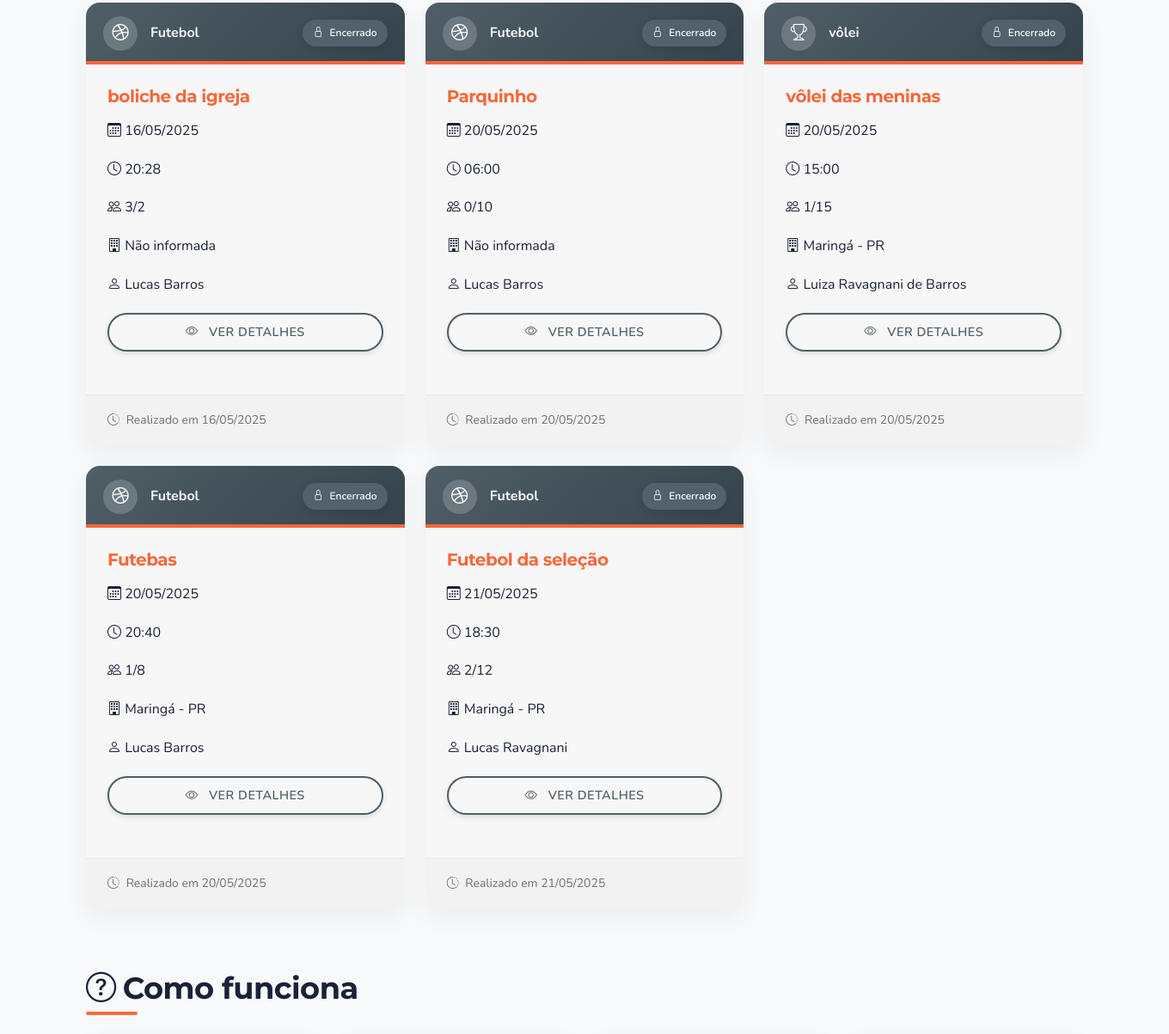
Before: / (middle part) with the older database file.
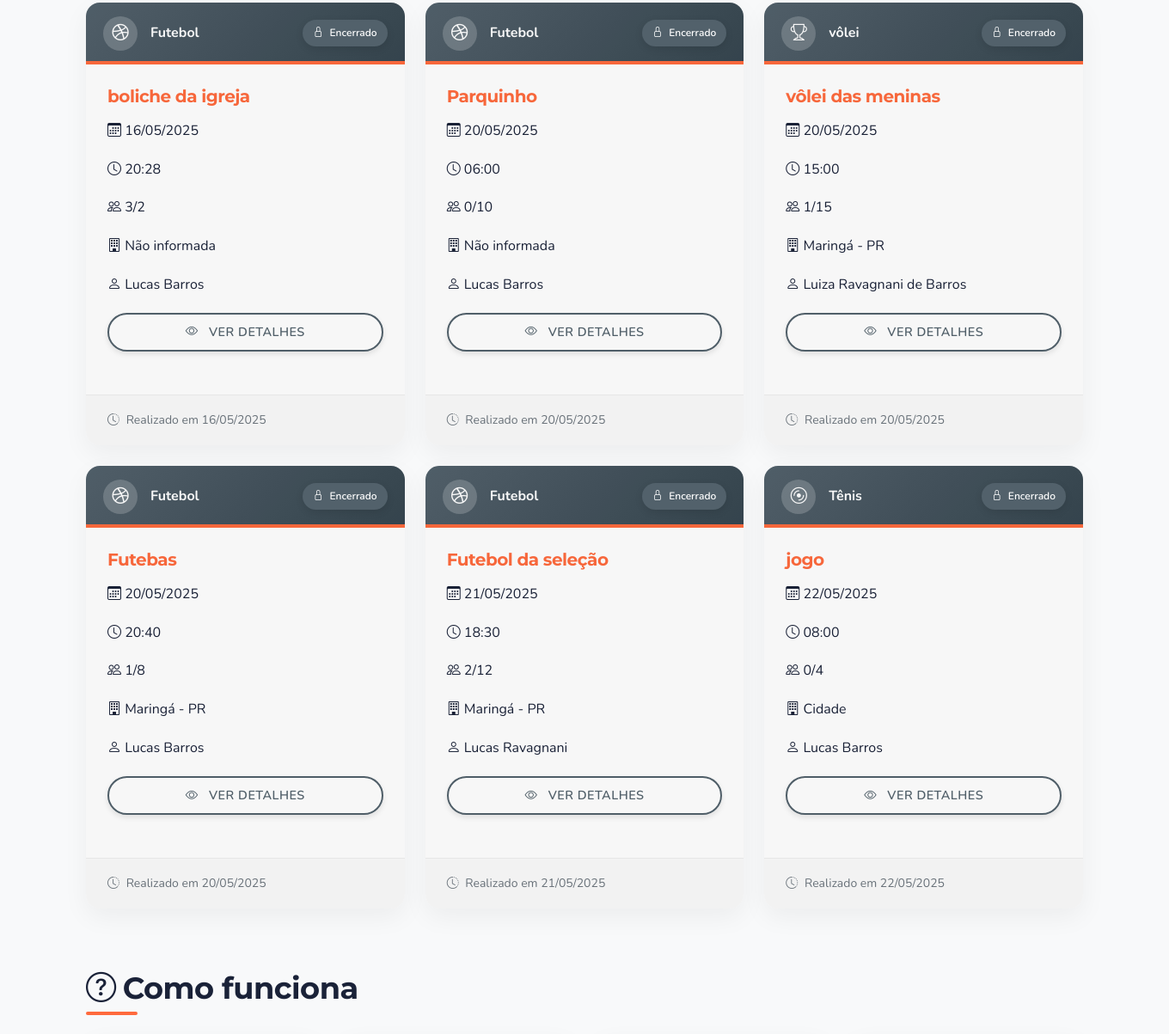
After: the same page with the newer database file.
### app/models/models.py (models this page shows, shortened)
class Room(db.Model):
    __tablename__ = 'rooms'
    id = db.Column(db.Integer, primary_key=True)
    name = db.Column(db.String(100), nullable=False)
    sport = db.Column(db.String(50), nullable=False)
    date = db.Column(db.DateTime, nullable=False)
    max_participants = db.Column(db.Integer, nullable=False)
    description = db.Column(db.Text, nullable=True)
    link_code = db.Column(db.String(10), unique=True, nullable=False)
    created_at = db.Column(db.DateTime, default=datetime.utcnow)
    is_active = db.Column(db.Boolean, default=True)
    creator_id = db.Column(db.Integer, db.ForeignKey('users.id'), nullable=False)
    is_private = db.Column(db.Boolean, default=False)
    location = db.Column(db.String(200), nullable=True)
    city = db.Column(db.String(100), nullable=False)
    valor = db.Column(db.Float, nullable=False, default=0.0)  # Valor por participante
    court_id = db.Column(db.Integer, db.ForeignKey('courts.id'), nullable=True)
    duration_hours = db.Column(db.Float, nullable=False, default=1.0)  # Duração em horas
    end_time = db.Column(db.DateTime, nullable=True)  # Horário de término calculado
    participants = db.relationship('Participant', backref='room', lazy=True)
    def get_active_participants(self):
        active_participants = [p for p in self.participants if p.is_active]
        active_participants.sort(key=lambda p: p.registered_at)
        print(f"Sala {self.name} (ID: {self.id}) - Participantes ativos: {len(active_participants)}")
        for i, p in enumerate(active_participants):
            status = "Confirmado" if i < self.max_participants else "Lista de espera"
            print(f"  {i+1}. {p.user.name} - Registrado em: {p.registered_at} - Status: {status}")
        return active_participants

class User(db.Model, UserMixin):
    __tablename__ = 'users'
    id = db.Column(db.Integer, primary_key=True)
    username = db.Column(db.String(50), unique=True, nullable=False)
    email = db.Column(db.String(100), unique=True, nullable=False)
    password_hash = db.Column(db.String(200), nullable=False)
    name = db.Column(db.String(100), nullable=False)
    created_at = db.Column(db.DateTime, default=datetime.utcnow)
    is_active = db.Column(db.Boolean, default=True)
    rooms_created = db.relationship('Room', backref='creator', lazy=True, foreign_keys='Room.creator_id')
    participations = db.relationship('Participant', backref='user', lazy=True)

### app/controllers/main_routes.py (the view)
@main_bp.route('/')
def index():
    search_form = SearchRoomForm()
    sport_filter = request.args.get('sport')
    city_filter = request.args.get('city')
    rooms_query = Room.query.filter(Room.is_active == True, Room.is_private == False)
    if sport_filter:
        rooms_query = rooms_query.filter(Room.sport.ilike(f'%{sport_filter}%'))
    if city_filter:
        rooms_query = rooms_query.filter(Room.city == city_filter)
    rooms = rooms_query.order_by(Room.date).all()
    now = datetime.utcnow()
    upcoming_rooms = [room for room in rooms if room.date > now]
    past_rooms = [room for room in rooms if room.date <= now]
    user_participations = []
    if current_user.is_authenticated:
        user_participations = [p.room_id for p in current_user.participations if p.is_active]
    return render_template('index.html',
                          upcoming_rooms=upcoming_rooms,
                          past_rooms=past_rooms,
                          search_form=search_form,
                          user_participations=user_participations)

### app/templates/index.html (shortened to what this page needs)
{% extends 'layout.html' %}
{% block content %}
{% if past_rooms %}
    <div class="row">
        {% for room in past_rooms %}
            <div class="col-md-4 mb-4">
                <div class="card room-card h-100 past-room">
                    <div class="status-badge status-closed">
                        <i class="bi bi-lock me-1"></i> Encerrado
                    </div>
                    <div class="card-header bg-secondary">
                        <span class="sport-icon">
                            {% if room.sport|lower == 'futebol' %}
                                <i class="bi bi-dribbble"></i>
                            {% elif room.sport|lower == 'vôlei' or room.sport|lower == 'volei' %}
                                <i class="bi bi-broadcast"></i>
                            {% elif room.sport|lower == 'basquete' %}
                                <i class="bi bi-dribbble"></i>
                            {% elif room.sport|lower == 'tênis' or room.sport|lower == 'tenis' %}
                                <i class="bi bi-disc"></i>
                            {% else %}
                                <i class="bi bi-trophy"></i>
                            {% endif %}
                        </span>
                        {{ room.sport }}
                    </div>
                    <div class="card-body">
                        <h5 class="card-title">{{ room.name }}</h5>
                        <div class="room-info">
                            <p class="room-detail">
                                <i class="bi bi-calendar3"></i>
                                <span>{{ room.date.strftime('%d/%m/%Y') }}</span>
                            </p>
                            <p class="room-detail">
                                <i class="bi bi-clock"></i>
                                <span>{{ room.date.strftime('%H:%M') }}</span>
                            </p>
                            <p class="room-detail">
                                <i class="bi bi-people"></i>
                                <span>{{ room.get_active_participants()|length }}/{{ room.max_participants }}</span>
                            </p>
                            <p class="room-detail">
                                <i class="bi bi-building"></i>
                                <span>{{ room.city }}</span>
                            </p>
                            <p class="room-detail">
                                <i class="bi bi-person"></i>
                                <span>{{ room.creator.name }}</span>
                            </p>
                        </div>
                        <div class="d-grid gap-2 mt-3">
                            <a href="{{ url_for('room.view_room', link_code=room.link_code) }}" class="btn btn-outline-secondary">
                                <i class="bi bi-eye me-2"></i> Ver detalhes
                            </a>
                        </div>
                    </div>
                    <div class="card-footer text-muted">
                        <small><i class="bi bi-clock-history me-1"></i> Realizado em {{ room.date.strftime('%d/%m/%Y') }}</small>
                    </div>
                </div>
            </div>
        {% endfor %}
    </div>
{% endif %}
<div class="how-it-works mt-5 mb-5" data-aos="fade-up">
    <h2 class="section-title mb-4">
        <i class="bi bi-question-circle me-2"></i>Como funciona
    </h2>
    <div class="row g-4">
    </div>
</div>
{% endblock %}

### app/templates/layout.html (shortened to what this page needs)
<!DOCTYPE html>
<html lang="pt-BR">
<head>
    <link href="https://cdn.jsdelivr.net/npm/bootstrap@5.1.3/dist/css/bootstrap.min.css" rel="stylesheet">
    <link rel="stylesheet" href="https://cdn.jsdelivr.net/npm/bootstrap-icons@1.8.1/font/bootstrap-icons.css">
    <link rel="stylesheet" href="{{ url_for('static', filename='css/style.css') }}">
    <link rel="stylesheet" href="https://unpkg.com/aos@next/dist/aos.css" />
</head>
<body>
    <div class="container main-container">
        <div class="fade-in content-visible">
            {% block content %}{% endblock %}
        </div>
    </div>
</body>
</html>

### app/static/css/style.css (style rules this page uses)
:root { --primary: #1A2238; --primary-light: #2D3A5C; --secondary: #FF6A3D; --secondary-light: #FF8D6B; --accent: #9DAAF2; --accent-light: #BFC8F7; --success: #38B000; --success-light: #57CC14; --danger: #F71735; --warning: #FFBD00; --light: #F4F7F9; --dark: #0B132B; --gray: #94A1B2; --gray-light: #C7D0D9; --gray-dark: #52616B; --body-bg: #F8F9FA; --text-color: #1A2238; --border-radius: 8px; --border-radius-lg: 16px; --box-shadow: 0 6px 15px rgba(0, 0, 0, 0.08); --box-shadow-hover: 0 10px 25px rgba(0, 0, 0, 0.15); --transition: all 0.3s cubic-bezier(0.25, 0.8, 0.25, 1); --font-heading: 'Montserrat', 'Segoe UI', sans-serif; --font-body: 'Nunito', 'Segoe UI', sans-serif; }
body { min-height: 100vh; display: flex; flex-direction: column; font-family: var(--font-body); background-color: var(--body-bg); color: var(--text-color); line-height: 1.6; }
.card-header { background-color: var(--primary); color: white; }
.container { max-width: 1200px; padding: 0 20px; }
h1, h2, h3, h4, h5, h6 { font-family: var(--font-heading); font-weight: 700; letter-spacing: -0.5px; color: var(--primary); margin-bottom: 1rem; }
h2 { font-size: 2.2rem; position: relative; }
h2.section-title { padding-bottom: 10px; margin-bottom: 25px; }
h2.section-title:after { content: ''; position: absolute; left: 0; bottom: 0; height: 4px; width: 60px; background: var(--secondary); border-radius: 2px; }
a { color: var(--secondary); text-decoration: none; transition: var(--transition); }
p { margin-bottom: 1.2rem; }
[data-aos] { pointer-events: auto !important; }
.content-visible { opacity: 1 !important; transform: none !important; visibility: visible !important; }
.btn { border-radius: 25px; font-weight: 600; padding: 10px 22px; transition: var(--transition); border: none; box-shadow: 0 3px 6px rgba(0, 0, 0, 0.1); position: relative; overflow: hidden; text-transform: uppercase; font-size: 0.9rem; letter-spacing: 0.5px; }
.btn::after { content: ''; position: absolute; top: 50%; left: 50%; width: 10px; height: 10px; background: rgba(255, 255, 255, 0.3); opacity: 0; border-radius: 100%; transform: scale(1, 1) translate(-50%); transform-origin: 50% 50%; }
.btn-outline-secondary { color: var(--gray-dark); border: 2px solid var(--gray-dark); background: transparent; }
.card { border: none; border-radius: var(--border-radius-lg); box-shadow: 0 10px 30px rgba(0, 0, 0, 0.05); overflow: hidden; transition: var(--transition); margin-bottom: 28px; background: #FFFFFF; }
.card-header { background: linear-gradient(135deg, var(--primary) 0%, var(--primary-light) 100%); color: white; font-weight: 700; padding: 18px 20px; border-bottom: none; position: relative; }
.card-header::after { content: ''; position: absolute; bottom: 0; left: 0; width: 100%; height: 4px; background: var(--secondary); }
.card-header.bg-secondary { background: linear-gradient(135deg, var(--gray-dark) 0%, #36454F 100%) !important; }
.card-body { padding: 25px; }
.card-footer { background-color: rgba(0, 0, 0, 0.02); padding: 16px 25px; border-top: 1px solid rgba(0, 0, 0, 0.05); }
.room-card { transition: var(--transition); margin-bottom: 25px; height: 100%; position: relative; }
.room-card .card-header { display: flex; align-items: center; padding: 16px 20px; }
.room-card .sport-icon { width: 40px; height: 40px; display: flex; align-items: center; justify-content: center; background: rgba(255, 255, 255, 0.2); border-radius: 50%; margin-right: 15px; font-size: 1.2rem; }
.room-card .card-title { margin-bottom: 16px; font-weight: 700; color: var(--secondary); font-size: 1.25rem; }
.past-room { opacity: 0.8; }
.past-room::before { content: ''; position: absolute; top: 0; left: 0; width: 100%; height: 100%; background: rgba(0, 0, 0, 0.03); z-index: 1; pointer-events: none; }
.fade-in { animation: fadeIn 0.5s ease-in-out; }
.main-container { min-height: calc(100vh - 450px); padding-top: 30px; padding-bottom: 60px; position: relative; }
.status-badge { position: absolute; top: 20px; right: 20px; padding: 6px 12px; border-radius: 20px; font-size: 0.75rem; font-weight: 600; z-index: 2; box-shadow: 0 3px 10px rgba(0, 0, 0, 0.1); }
.status-badge.status-closed { background: var(--gray-dark); color: white; }
.card-title { color: var(--secondary); font-weight: 700; margin-bottom: 1rem; }

Changed rows visible on the page:
added Room: sport "Tênis", name "jogo", date "22/05/2025", date "08:00", get_active_participants|length "0", max_participants "4", city "Cidade", creator.name "Lucas Barros"
